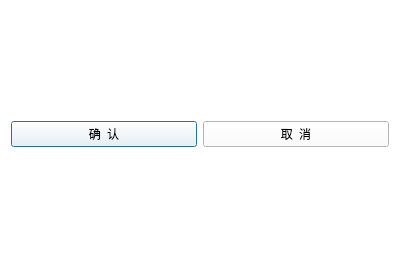
<?xml version="1.0" encoding="UTF-8"?>
<ui version="4.0">
 <class>Dialog</class>
 <widget class="QDialog" name="Dialog">
  <property name="geometry">
   <rect>
    <x>0</x>
    <y>0</y>
    <width>400</width>
    <height>268</height>
   </rect>
  </property>
  <property name="windowTitle">
   <string>属性编辑</string>
  </property>
  <property name="styleSheet">
   <string notr="true">background-color: rgb(255, 255, 255);</string>
  </property>
  <layout class="QVBoxLayout" name="verticalLayout">
   <item>
    <layout class="QVBoxLayout" name="attrsLayout"/>
   </item>
   <item>
    <layout class="QHBoxLayout" name="horizontalLayout">
     <item>
      <widget class="QPushButton" name="add">
       <property name="font">
        <font>
         <family>幼圆</family>
        </font>
       </property>
       <property name="text">
        <string>确  认</string>
       </property>
      </widget>
     </item>
     <item>
      <widget class="QPushButton" name="cancel">
       <property name="font">
        <font>
         <family>幼圆</family>
        </font>
       </property>
       <property name="text">
        <string>取  消</string>
       </property>
      </widget>
     </item>
    </layout>
   </item>
  </layout>
 </widget>
 <resources/>
 <connections/>
</ui>
